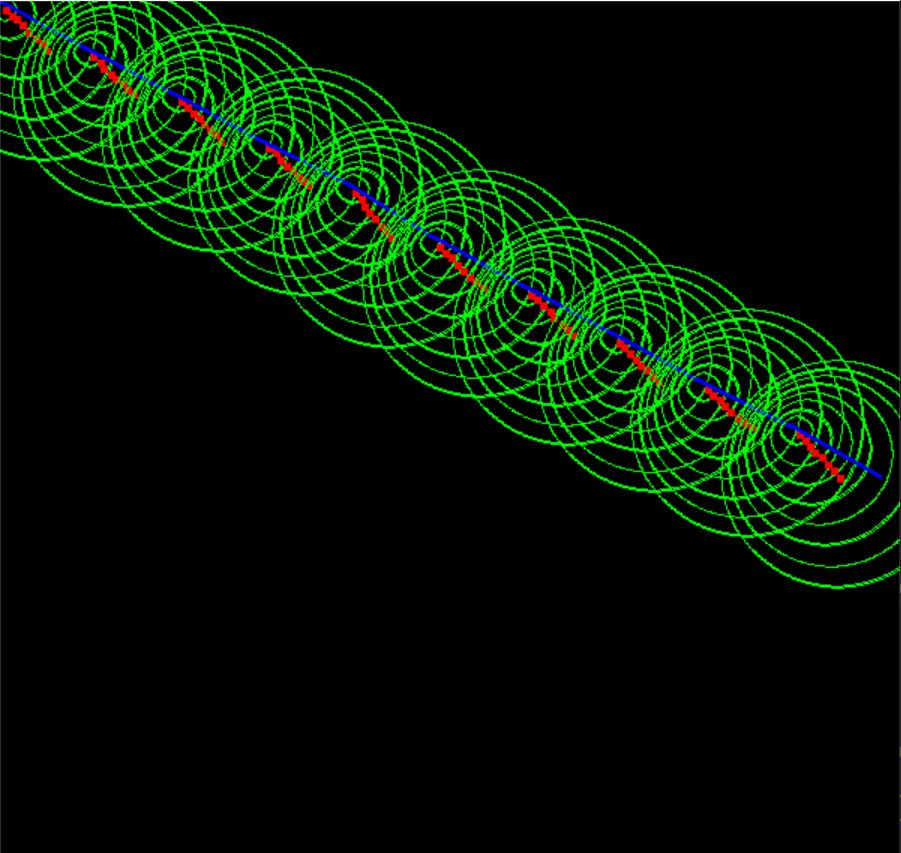

Reproduce this figure in Python.
import pygame
import random, math
from numpy import dot, sum, tile, linalg, array, random, eye, zeros, diag
from numpy.linalg import inv
import matplotlib.pyplot as plt

#Initialize the pygame
pygame.init()

#Create the screen
screen = pygame.display.set_mode((900, 600))

#Title, icon, text
pygame.display.set_caption("Kalman Filter")
font = pygame.font.Font('freesansbold.ttf', 32)
score = font.render("Kalman", True, (255, 255, 255))
textX = 10
textY = 10

#Load robot
robot = pygame.Surface((5, 5))
robot.fill((255, 0, 0))
error = pygame.Surface((5, 5))
error.fill((255, 0, 0))
rx, ry = 0, 0

#Covariance ellipse
image = pygame.Surface([700,700], pygame.SRCALPHA, 32)
image = image.convert_alpha()

X_p = []
Y_p = []
X_gt = []
Y_gt = []

#Parameters
r = 0.1
velocity = 0.1
T = float(1/8)
ur = 1
ul = 1
U = array([[1,1]]).T
A = eye(2)
Qx, Qy = 0.15, 0.15
Q = diag([Qx, Qy])

#Measurement parameters
C = diag([1, 2])
rx, ry = 0.05, 0.075
R = diag([rx, ry])

#Initial Conditions
x0 = 0
y0 = 0
X = array([[x0, y0]]).T
P = zeros(2)

#True line
true_line = [(0, 0), (0, 0)]

def kf_predict(X, P, A, Q, U):
    noise_x = random.normal(0, Q[0, 0])
    noise_y = random.normal(0, Q[1, 1])
    noise = array([[noise_x, noise_y]]).T
    X_dot = r/2 * (U + noise)
    X = dot(A, X) + (T*X_dot)
    P = dot(A, dot(P, A.T)) + Q
    return X, P

def kf_correct(X, P, Y, C, R):
    IM = dot(C, X)
    IS = R + dot(C, dot(P, C.T))
    K = dot(P, dot(C.T, inv(IS)))
    X = X + dot(K, (Y-IM))
    P = P - dot(K, dot(C, P))
    #LH = gauss_pdf(Y, IM, IS)
    return (X, P, K, IM, IS)#, LH)

def gausspdf(X, M, S):
    if M.shape()[1] == 1: #if column of CX is 1
        DX = X - tile(M, X.shape()[1])  #repeat M as many times as Y has columns, then do Y - CX innovation term
        E = 0.5 * sum(DX * (dot(inv(S), DX)), axis=0)   # IS^-1 * Innovation, then element-wise mul
        E = E + 0.5 * M.shape()[0] * log(2 * pi) + 0.5 * log(det(S))
        P = exp(-E)
    elif X.shape()[1] == 1:
        DX = tile(X, M.shape()[1])- M
        E = 0.5 * sum(DX * (dot(inv(S), DX)), axis=0)
        E = E + 0.5 * M.shape()[0] * log(2 * pi) + 0.5 * log(det(S))
        P = exp(-E)
    else:
        DX = X-M
        E = 0.5 * dot(DX.T, dot(inv(S), DX))
        E = E + 0.5 * M.shape()[0] * log(2 * pi) + 0.5 * log(det(S))
        P = exp(-E)
    return (P[0],E[0]) 

i = 0
running = True
screen.fill((0, 0, 0))
while running:
    i += 1     
    #screen.fill((0, 0, 0))
    for event in pygame.event.get():
        if event.type == pygame.QUIT:
            running = False

    pygame.time.wait(125)
    if i<81:
        X, P = kf_predict(X, P, A, Q, U)

        rx = (X[0][0]*500)
        ry = (X[1][0]*500)
        Px = (P[0][0])
        Py = (P[1][1])

        if i%8 == 0:
            n_x = random.normal(0, R[0, 0])
            n_y = random.normal(0, R[1, 1])
            n = array([[n_x, n_y]]).T
            Z = dot(C, X) + R
            X, P, K, IM, IS = kf_correct(X, P, Z, C, R)
            true_line[1] = (int(X[0][0]*500), int(X[1][0]*500))
            pygame.draw.lines(screen, (0, 0, 255), False, true_line, 3)
            true_line[0] = true_line[1]

        screen.blit(robot, (int(rx), int(ry)))
        #screen.blit(error, (rx + Px, ry + Py))
        #pygame.draw.ellipse(screen, (0, 255, 0), (rx-(Py*250), ry-(Py*250), int(Px*500), int(Py*500)), 1)
        try:
            pygame.draw.ellipse(screen, (0, 255, 0), (int(rx-(Px*63)), int(ry-(Py*63)), int(Px*126), int(Py*126)), 2)
            # ellipse_r = pygame.transform.rotate(image, 45)
            # screen.blit(ellipse_r, (int(rx), int(ry)))
        except:
            print(Px, Py)

    pygame.display.update()
